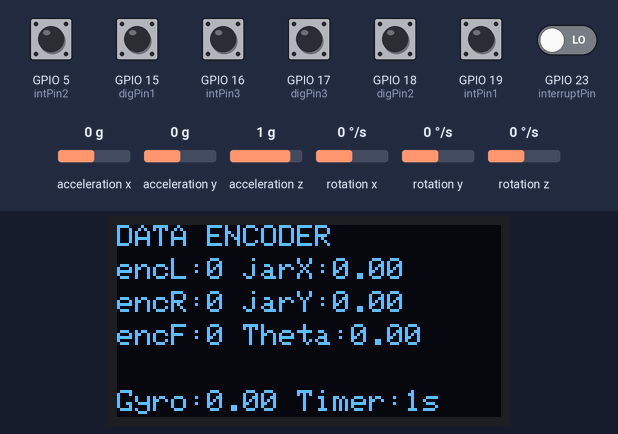
The sketch below on a simulated ESP32. Shown: 128×64 one-colour display. The inputs (shaded band) are chosen by the test bench; at power-on: GPIO 5 (intPin2), GPIO 15 (digPin1), GPIO 16 (intPin3), GPIO 17 (digPin3), GPIO 18 (digPin2), GPIO 19 (intPin1) HIGH, GPIO 23 (interruptPin) LOW, rotation z 0 °/s, acceleration x 0 g, acceleration y 0 g, acceleration z 1 g, rotation x 0 °/s, rotation y 0 °/s. The sensor or clock chip raises its interrupt line as the real part does; what the sketch prints to the serial monitor is not drawn.

Above: at 1.7 s.
1.8 s: rotation z set to -192 °/s
At 2.0 s:
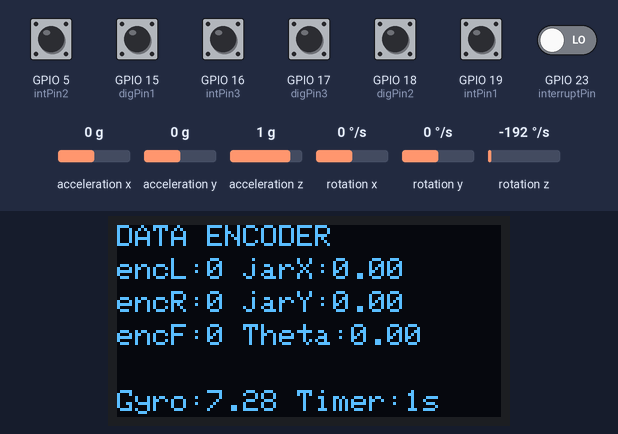
3.3 s: rotation z set to 0 °/s
At 4.6 s:
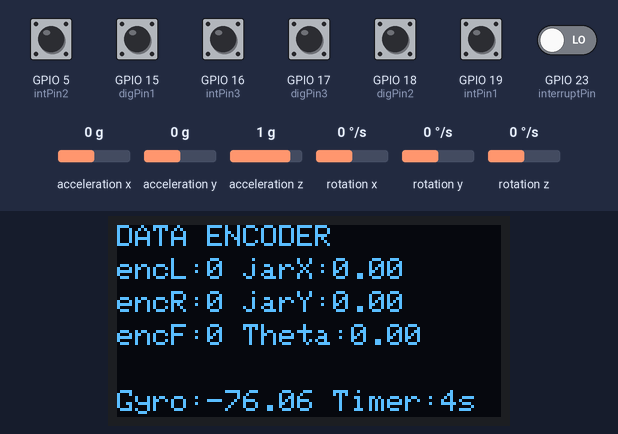
5.5 s: GPIO 5 (intPin2) pulled LOW for 0.15 s
At 6.4 s:
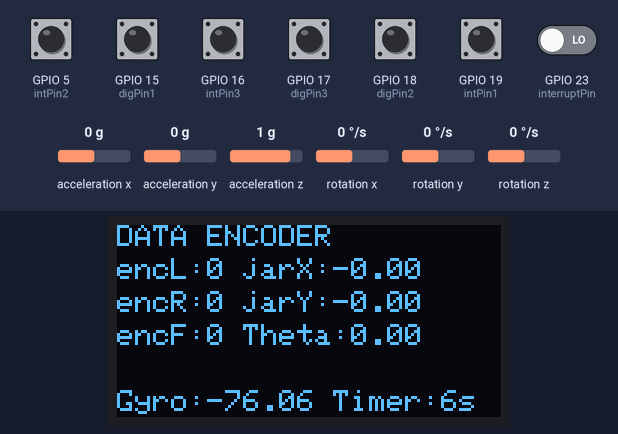
7.1 s: GPIO 15 (digPin1) pulled LOW for 0.15 s
At 7.9 s:
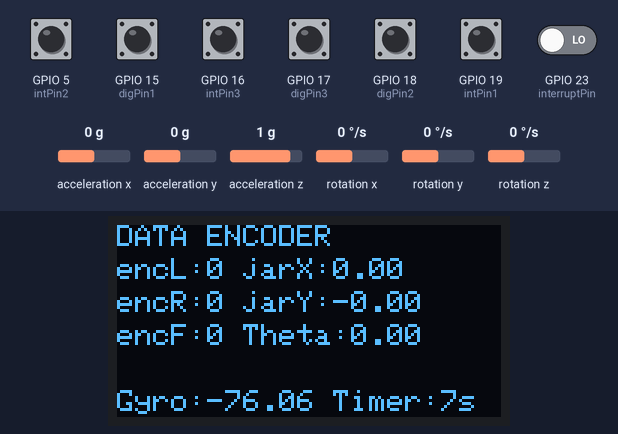
8.7 s: GPIO 16 (intPin3) pulled LOW for 0.15 s
At 8.83 s:
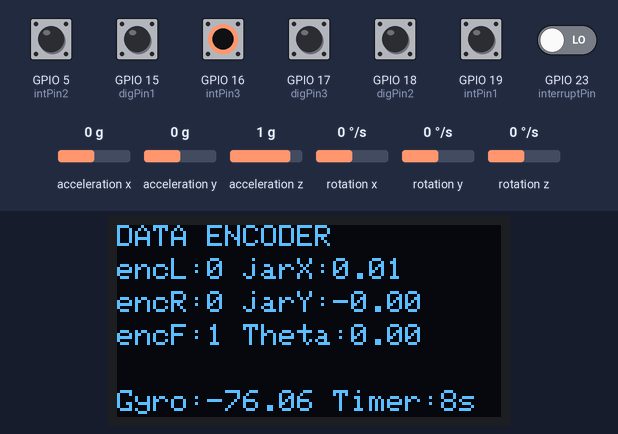
10.4 s: GPIO 17 (digPin3) pulled LOW for 0.15 s
At 10.5 s:
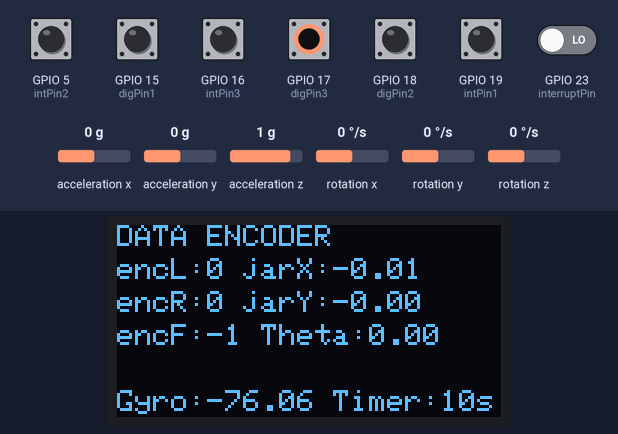
Timing chart, 0 to 13.0 s (numbered marks = the images above; inputs shaded):
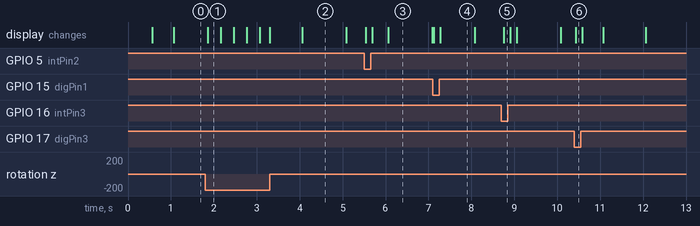

The sketch:

Coba_Encoder_T.ino
```cpp
#include <Wire.h>
#include <Adafruit_GFX.h>
#include <Adafruit_SSD1306.h>
#include <I2Cdev.h>
#include <MPU6050_6Axis_MotionApps20.h>

MPU6050 mpu;

#define SCREEN_WIDTH 128 // OLED display width, in pixels
#define SCREEN_HEIGHT 64 // OLED display height, in pixels

// Declaration for an SSD1306 display connected to I2C (SDA, SCL pins)
#define OLED_RESET     -1 // Reset pin # (or -1 if sharing Arduino reset pin)
Adafruit_SSD1306 oled(SCREEN_WIDTH, SCREEN_HEIGHT, &Wire, OLED_RESET);

typedef String str;

#define dRoda 6.1
#define perRotasi 2400 //jumlah pulsa 1 rotasi encoder
#define kelRoda (dRoda * PI) //keliling roda omni rotary
#define jarPerPulsa  kelRoda / perRotasi //jarak per pulsa omni encoder

#define jEncF 11.0 //jarak rotary depan ketitik tengah
#define jEncLR 34.0 //jarak rotary kiri kanan ketitik tengah


#define intPin1 19 //kiri
#define intPin2 5 //kanan
#define intPin3 16 //depan
#define digPin1 15 //kiri
#define digPin2 18 //kanan
#define digPin3 17 //depan

#define interruptPin 23

// MPU control/status vars
bool dmpReady = false;  // set true if DMP init was successful
uint8_t mpuIntStatus;   // holds actual interrupt status byte from MPU
uint8_t devStatus;      // return status after each device operation (0 = success, !0 = error)
uint16_t packetSize;    // expected DMP packet size (default is 42 bytes)
uint16_t fifoCount;     // count of all bytes currently in FIFO
uint8_t fifoBuffer[64]; // FIFO storage buffer
float yaw, pitch, roll, offset = 0, offset1 = 0;
long t1 = 0, t3 = 0;
Quaternion q;
VectorFloat gravity;
float ypr[3];

int int1, int2, int3, frek1, frek2, frek3;
int _int1, _int2, _int3;
float jar1, jar2, jar3, jarX, jarY, Theta;

float vX, vY, dT;

long int count = 0;
hw_timer_t * timer = NULL;
portMUX_TYPE timerMux = portMUX_INITIALIZER_UNLOCKED;
void IRAM_ATTR onTimer() {
  portENTER_CRITICAL_ISR(&timerMux);
  count++;
//  jar1 = jarPerPulsa * frek1;
//  jar2 = jarPerPulsa * frek2;
//  jar3 = jarPerPulsa * frek3;
//  Theta += jarPerPulsa * (frek2 - frek1) / jEncLR * 180/PI;
//  jarY += jarPerPulsa * (frek1 + frek2) / 2.0;
//  jarX += jarPerPulsa * (frek3 - (frek2 - frek1) * jEncF / jEncLR);
//
////  jarX += (cos(dT) * vX + sin(dT) * vY);
////  jarY += (-sin(dT) * vX + cos(dT) * vY);
////  jarX += vX;
////  jarY += vY;
//
////  Theta += dT * 180/PI;
//
//  frek1 = 0;
//  frek2 = 0;
//  frek3 = 0;
  portEXIT_CRITICAL_ISR(&timerMux);

}

//void updateJarak() {
//  float vX, vY, T;
//
//  vX = jar3;
//  vY = ;
//
//  jarX += (cos(radians(Theta)) * vX + sin(radians(Theta)) * vY);
//  jarY += (-sin(radians(Theta)) * vX + cos(radians(Theta)) * vY);
//}

volatile bool mpuInterrupt = false;     // indicates whether MPU interrupt pin has gone high
void dmpDataReady()  {
  mpuInterrupt = true;
}

void setup() {

  Wire.begin();
  Wire.setClock(400000);
  Serial.begin(115200);
  pinMode(intPin1, INPUT_PULLUP);
  pinMode(intPin2, INPUT_PULLUP);
  pinMode(intPin3, INPUT_PULLUP);
  pinMode(digPin1, INPUT_PULLUP);
  pinMode(digPin2, INPUT_PULLUP);
  pinMode(digPin3, INPUT_PULLUP);

  attachInterrupt(digitalPinToInterrupt(intPin1), interrupt1, CHANGE);
  attachInterrupt(digitalPinToInterrupt(intPin2), interrupt2, CHANGE);
  attachInterrupt(digitalPinToInterrupt(intPin3), interrupt3, CHANGE);
  attachInterrupt(digitalPinToInterrupt(digPin1), interrupt11, CHANGE);
  attachInterrupt(digitalPinToInterrupt(digPin2), interrupt21, CHANGE);
  attachInterrupt(digitalPinToInterrupt(digPin3), interrupt31, CHANGE);

  Serial.println("Coba Encoder");
  oled.begin(SSD1306_SWITCHCAPVCC, 0x3C);
  oled.setTextSize(1);
  oled.setTextColor(SSD1306_WHITE);
  oled.setRotation(2);

  timer = timerBegin(0, 80, true);
  timerAttachInterrupt(timer, &onTimer, true);
  timerAlarmWrite(timer, 50000, true );
  timerAlarmEnable(timer);

  mpu.initialize();
  devStatus = mpu.dmpInitialize();
  mpu.setXAccelOffset(-1883);
  mpu.setYAccelOffset(-603);
  mpu.setZAccelOffset(665);
  mpu.setXGyroOffset(227);
  mpu.setYGyroOffset(-37);
  mpu.setZGyroOffset(-1);
  if (devStatus == 0) {
    mpu.setDMPEnabled(true);
    attachInterrupt(digitalPinToInterrupt(interruptPin), dmpDataReady, RISING);
    mpuIntStatus = mpu.getIntStatus();
    dmpReady = true;
    packetSize = mpu.dmpGetFIFOPacketSize();
  }
}

void loop() {
  getGyro();
//  if(_int1 != int1 || _int2 != int2 ||_int3 != int3){
//
//    Serial.print(int1);
//    Serial.print(" ");
//    Serial.print(int2);
//    Serial.print(" ");
//    Serial.print(int3);
//
//    Serial.println();
//    _int1 = int1;
//    _int2 = int2;
//    _int3 = int3;
//  }

  dT = jarPerPulsa * (frek1 - frek2) / jEncLR;
  vY = jarPerPulsa * (frek1 + frek2) / 2.0;
  vX = jarPerPulsa * (frek3 - (frek2 - frek1) * jEncF / jEncLR);

  jarX += (cos(dT) * vX + sin(dT) * vY);
  jarY += (-sin(dT) * vX + cos(dT) * vY);

  Theta += dT * 180/PI;

  frek1 = 0;
  frek2 = 0;
  frek3 = 0;

  oledClear();
  setCursor(0,0); oledPrint("DATA ENCODER");
  setCursor(0,1); oledPrint("encL:" + str(int1) + " jarX:" + str(jarX));
  setCursor(0,2); oledPrint("encR:" + str(int2) + " jarY:" + str(jarY));
  setCursor(0,3); oledPrint("encF:" + str(int3) + " Theta:" + str(Theta));
  setCursor(0,5); oledPrint("Gyro:" + str(yaw));


//  setCursor(0,1); oledPrint("encL:" + str(int1) + " jarL:" + str(jar1));
//  setCursor(0,2); oledPrint("encR:" + str(int2) + " jarR:" + str(jar2));
//  setCursor(0,3); oledPrint("encF:" + str(int3) + " jarF:" + str(jar3));
//  setCursor(0,5);
  oledPrint(" Timer:" + str(count/20) + "s");

  oledDisplay();


}

void oledClear(){
  oled.clearDisplay();
}
void oledDisplay(){
  oled.display();
}
void setCursor(int x, int y){
//  oled.setCursor(x*12,y*19);
  oled.setCursor(x*6,y*11);
}
void oledPrint(String s){
  oled.print(s);
}

void interrupt1() {
  if (digitalRead(intPin1) != digitalRead(digPin1)) {
    int1++;
    frek1++;
  }
  else {
    int1--;
    frek1--;
  }
}
void interrupt2() {
  if (digitalRead(intPin2) != digitalRead(digPin2)) {
    int2++;
    frek2++;
  }
  else {
    int2--;
    frek2--;
  }
}
void interrupt3() {
  if (digitalRead(intPin3) != digitalRead(digPin3)) {
    int3++;
    frek3++;
  }
  else {
    int3--;
    frek3--;
  }
}

void interrupt11() {
  if (digitalRead(intPin1) == digitalRead(digPin1)) {
    int1++;
    frek1++;
  }
  else {
    int1--;
    frek1--;
  }
}
void interrupt21() {
  if (digitalRead(intPin2) == digitalRead(digPin2)) {
    int2++;
    frek2++;
  }
  else {
    int2--;
    frek2--;
  }
}
void interrupt31() {
  if (digitalRead(intPin3) == digitalRead(digPin3)) {
    int3++;
    frek3++;
  }
  else {
    int3--;
    frek3--;
  }
}

void getGyro(){
  mpuInterrupt = false;
  fifoCount = mpu.getFIFOCount();

//  mpuIntStatus = mpu.getIntStatus();

  uint16_t MaxPackets = 20;
  if ((fifoCount % packetSize) || (fifoCount > (packetSize * MaxPackets)) || (fifoCount < packetSize)) { // we have failed Reset and wait till next time!
    mpuIntStatus = mpu.getIntStatus(); // reads MPU6050_RA_INT_STATUS       0x3A
    mpu.resetFIFO();// clear the buffer and start over
    mpu.getIntStatus(); // make sure status is cleared we will read it again.
  } else {
    while (fifoCount  >= packetSize) { // Get the packets until we have the latest!
      if (fifoCount < packetSize) break; // Something is left over and we don't want it!!!
      mpu.getFIFOBytes(fifoBuffer, packetSize); // lets do the magic and get the data
      fifoCount -= packetSize;
    }

    mpu.getFIFOBytes(fifoBuffer, packetSize);
    fifoCount -= packetSize;
    mpu.dmpGetQuaternion(&q, fifoBuffer);
    mpu.dmpGetGravity(&gravity, &q);
    mpu.dmpGetYawPitchRoll(ypr, &q, &gravity);

    float y = ypr[0] * 180/M_PI;
    pitch = ypr[2] * 180/M_PI;
    roll = ypr[1] * 180/M_PI;

    if (fifoCount > 0) mpu.resetFIFO(); // clean up any leftovers Should never happen! but lets start fresh if we need to. this should never happen.

    yaw = (y-offset)+offset1;

  }
}
void setGyro(float setoffset){
  while (!mpuInterrupt && fifoCount < packetSize) {}
  mpuInterrupt = false;
  mpuIntStatus = mpu.getIntStatus();
  fifoCount = mpu.getFIFOCount();
  while (fifoCount < packetSize) fifoCount = mpu.getFIFOCount();
  mpu.getFIFOBytes(fifoBuffer, packetSize);
  fifoCount -= packetSize;
  mpu.dmpGetQuaternion(&q, fifoBuffer);
  mpu.dmpGetGravity(&gravity, &q);
  mpu.dmpGetYawPitchRoll(ypr, &q, &gravity);

  float y = (ypr[0] * 180/M_PI);

  offset1=setoffset;
  offset = y;
}
```

Measured:
- after the input at 7.1 s, the display: first changes at once (image 4 shows a later state)
- what the display in image 2 shows lasts 1.0 s, from 4.1 s to 5.1 s
- what the display in image 4 shows lasts 0.8 s, from 7.3 s to 8.1 s
